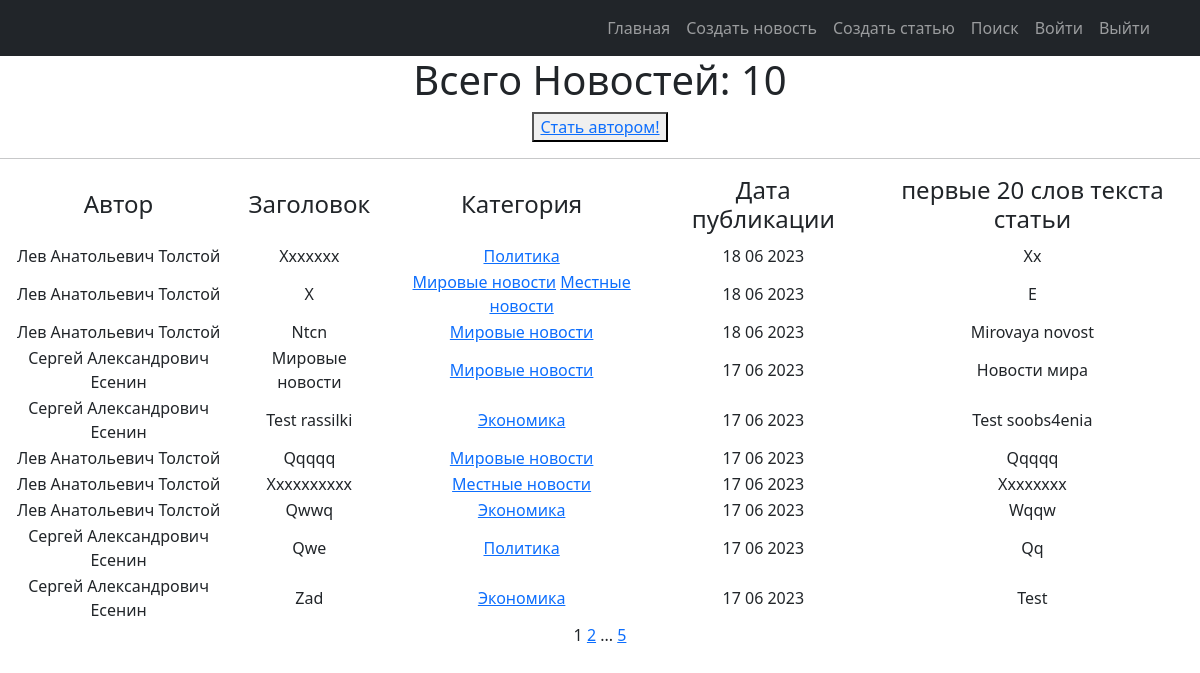
Before: / with the older database file.
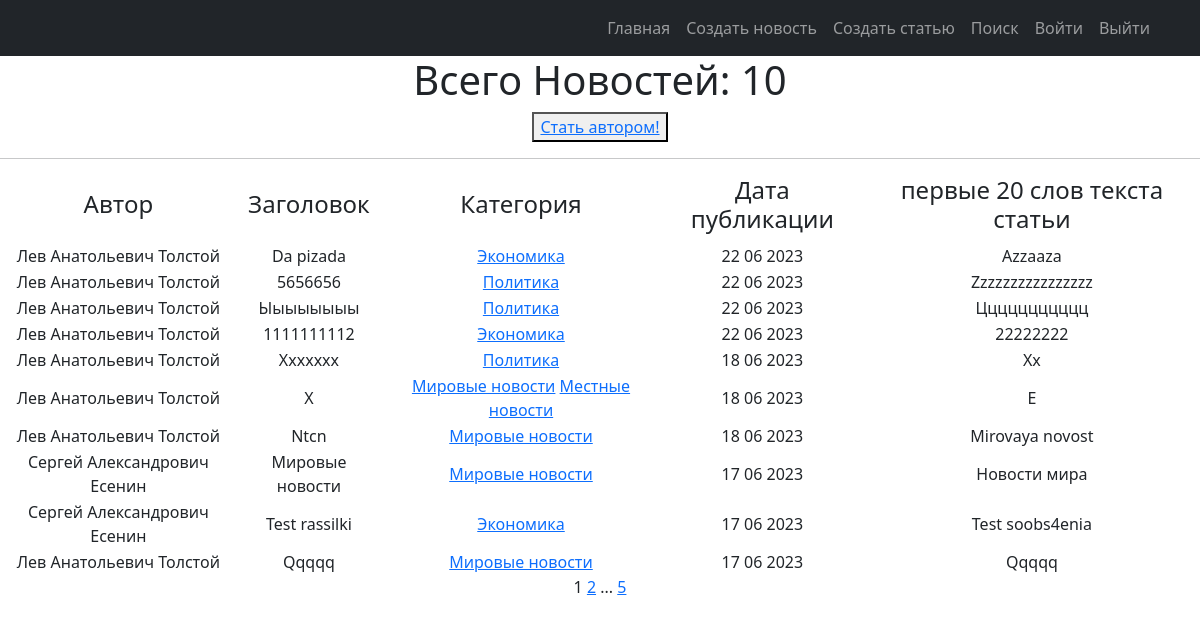
After: the same page with the newer database file.
### news/models.py (models this page shows, shortened)
class Post(models.Model):
    objects = None
    article = 'AR'
    news = 'NE'
    POST = [
        (news, 'Новость'),
        (article, 'Статья')
    ]
    title = models.TextField(max_length=50)
    author = models.ForeignKey(Author, on_delete=models.CASCADE)
    time_in_comment = models.DateTimeField(auto_now_add=True)  #default=django.utils.timezone.now
    choice_title = models.CharField(max_length=2, choices=POST)
    post_text = models.TextField(max_length=500)
    categories = models.ManyToManyField('Category', through='PostCategory')
    rating_post = models.IntegerField(default=0)

class Author(models.Model):
    user_author = models.OneToOneField(User, on_delete=models.CASCADE)
    user_rating = models.IntegerField(default=0)

class Category(models.Model):
    objects = None
    economy = 'EC'
    politician = 'PL'
    worldnews = 'WN'
    hostnews = 'HN'
    sport = 'SP'
    POSITION = [
        (economy, 'Экономика'),
        (politician, 'Политика'),
        (worldnews, 'Мировые новости'),
        (hostnews, 'Местные новости'),
        (sport, 'Спортивные новости')
    ]
    category = models.CharField(max_length=2, choices=POSITION, default='HN', unique=True)
    subscribers = models.ManyToManyField(User, blank=True, related_name='categories')
    def __str__(self):
        return self.get_category_display()

### news/views.py (the view)
# urls.py: path('', PostList.as_view(), name='post_list'),
class PostList(ListView):
    model = Post
    ordering = '-time_in_comment'
    template_name = 'news.html'
    context_object_name = 'all'
    paginate_by = 10
    def get_context_data(self, **kwargs):
        context = super().get_context_data(**kwargs)
        context['is_not_author'] = not self.request.user.groups.filter(name = 'author').exists()
        return context

### news/templatetags/censure.py (called while the page is built)
@register.filter()
def censor(word):
    def multiple_replace(texts, replace_value):
        for i, j in replace_value.items():
            texts = texts.lower().replace(i, j)
        return texts
    replace_values = {'модели': 'м*****',
                      'джигурда': 'д*******',
                      'однако': 'о*****',
                      'директор': 'д*******',
                      'повтор': 'п*****'
                      }
    word = multiple_replace(word, replace_values)
    return word.capitalize()

### news/templatetags/custom_tags.py (called while the page is built)
@register.simple_tag(takes_context=True)
def url_replace(context, **kwargs):
   d = context['request'].GET.copy()
   for k, v in kwargs.items():
       d[k] = v
   return d.urlencode()

### templates/news.html (shortened to what this page needs)
{% extends 'flatpages/default.html' %}
{% load custom_tags %}
{% block content %}
{% load censure %}
    <h1>Всего Новостей: {{ all.all |length }} </h1>
{% if is_not_author %}
<button> <a href="upgrade/"> Стать автором!</a> </button>
{% endif %}
    <hr>
    {% if all %}
        <table >
            <tr>
                <td><h4>Автор</h4></td>
                <td><h4>Заголовок</h4></td>
                <td><h4>Категория</h4></td>
                <td><h4>Дата публикации</h4></td>
                <td><h4>первые 20 слов текста статьи</h4></td>
            </tr>
            {% for news in all %}
            <tr>
                <td>{{ news.author.user_author.first_name }}</td>
                <td>{{ news.title | censor }}</td>
                <td>{% for category in news.categories.all %}
                       <a href="{% url 'category_list' category.id %}" >{{category}}</a>
                    {% endfor %}
                </td>
                <td>{{ news.time_in_comment |date:'j m Y'  }}
                </td>
                <td>{{ news.post_text |truncatewords:20 | censor }}</td>
            </tr>
            {% endfor %}
        </table>
    {% else %}
        <h2>Новостей нет!</h2>
    {% endif %}
   {{ page_obj.number }}
   {% if page_obj.has_next %}
       <a href="?{% url_replace page=page_obj.next_page_number %}">{{ page_obj.next_page_number }}</a>
       {% if paginator.num_pages != page_obj.next_page_number %}
           ...
           <a href="?{% url_replace page=page_obj.paginator.num_pages %}">{{ page_obj.paginator.num_pages }}</a>
       {% endif %}
   {% endif %}
{% endblock content %}

Changed rows visible on the page:
no longer on this page (row unchanged): Post: author.user_author.first_name "Лев Анатольевич Толстой", title|censor "Xxxxxxxxxx", time_in_comment "17 06 2023", post_text|censor "Xxxxxxxx", Category (category "Местные новости")
no longer on this page (row unchanged): Post: author.user_author.first_name "Лев Анатольевич Толстой", title|censor "Qwwq", time_in_comment "17 06 2023", post_text|censor "Wqqw", Category (category "Экономика")
no longer on this page (row unchanged): Post: author.user_author.first_name "Сергей Александрович Есенин", title|censor "Qwe", time_in_comment "17 06 2023", post_text|censor "Qq", Category (category "Политика")
no longer on this page (row unchanged): Post: author.user_author.first_name "Сергей Александрович Есенин", title|censor "Zad", time_in_comment "17 06 2023", post_text|censor "Test", Category (category "Экономика")
added Post: author.user_author.first_name "Лев Анатольевич Толстой", title|censor "Da pizada", time_in_comment "22 06 2023", post_text|censor "Azzaaza", Category (category "Экономика")
added Post: author.user_author.first_name "Лев Анатольевич Толстой", title|censor "5656656", time_in_comment "22 06 2023", post_text|censor "Zzzzzzzzzzzzzzzz", Category (category "Политика")
added Post: author.user_author.first_name "Лев Анатольевич Толстой", title|censor "Ыыыыыыыы", time_in_comment "22 06 2023", post_text|censor "Ццццццццццц", Category (category "Политика")
added Post: author.user_author.first_name "Лев Анатольевич Толстой", title|censor "1111111112", time_in_comment "22 06 2023", post_text|censor "22222222", Category (category "Экономика")
